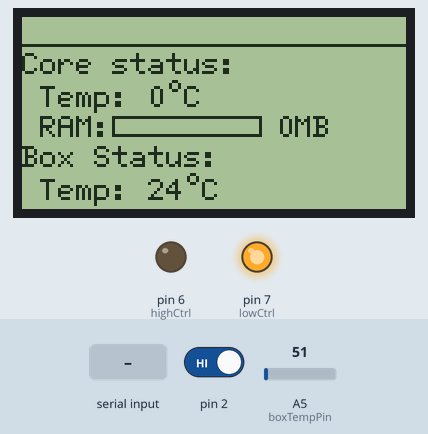
The sketch below on a simulated Arduino Uno, built with avr-gcc and run on an emulated ATmega328P. On the bench: 128×64 one-colour display, output pins drawn as LEDs (lit = HIGH). The inputs (shaded band) are chosen by the test bench; at power-on: pin 2 HIGH, A5 (boxTempPin) = 51. What the sketch prints to the serial monitor is not drawn.

Above: at 1.2 s.
1.3 s: pin 2 driven LOW
At 1.8 s:
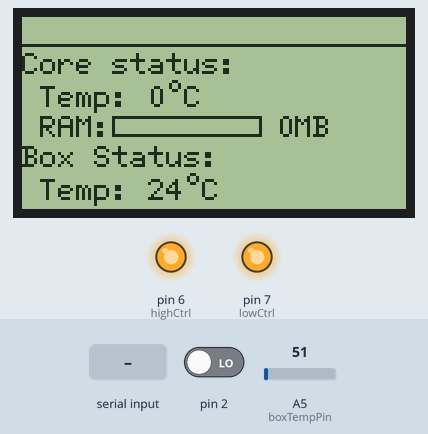
2.8 s: "90,45,200\n" received over Serial
At 3.8 s:
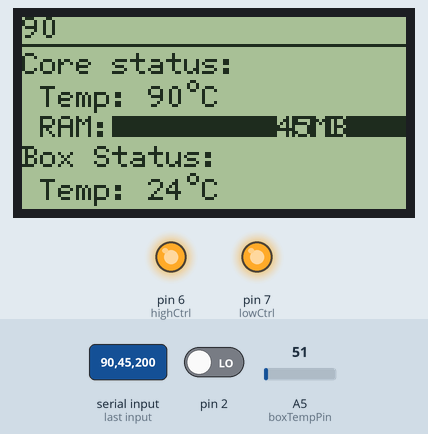
4.9 s: A5 (boxTempPin) set to 61
At 6.3 s:
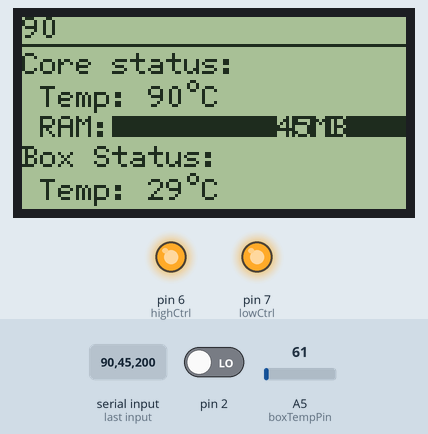
7.1 s: "," received over Serial
At 8.7 s:
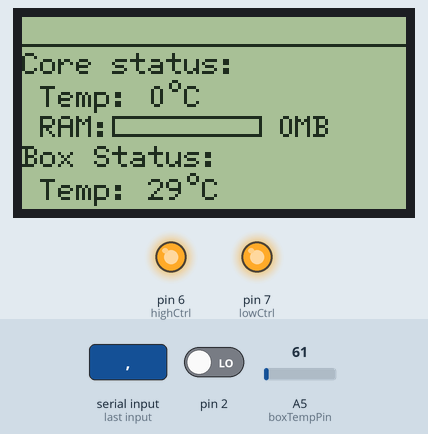
9.2 s: A5 (boxTempPin) set to 71
At 10.7 s:
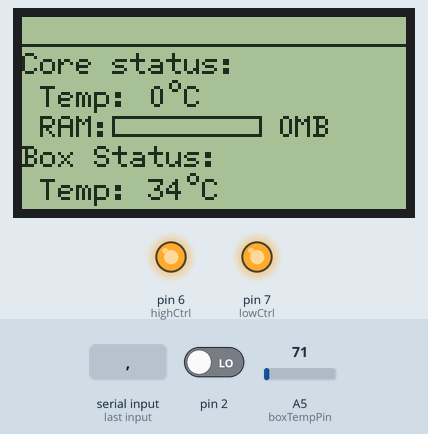
11.4 s: A5 (boxTempPin) set to 86
At 12.8 s:
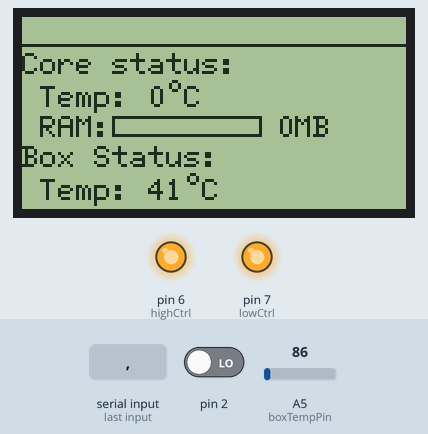
Timing chart, 0 to 14.4 s (numbered marks = the images above; inputs shaded):
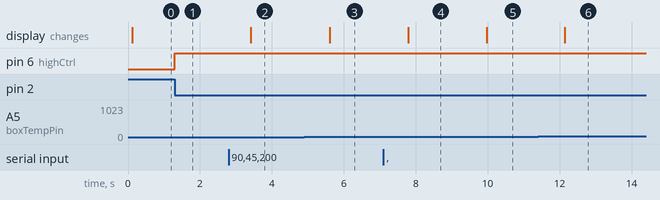

The sketch:

box.ino
```cpp
#include <Arduino.h>
#include <U8g2lib.h>

#ifdef U8X8_HAVE_HW_SPI
#include <SPI.h>
#endif
#ifdef U8X8_HAVE_HW_I2C
#include <Wire.h>
#endif

U8G2_ST7920_128X64_F_SW_SPI u8g2(U8G2_R0, /* clock=*/ 13, /* data=*/ 11, /* CS=*/ 10, /* reset=*/ 8);

const int boxTempPin = 5;//机箱温度计
const int lowCtrl = 7;//5V继电器
const int highCtrl = 6;//220V继电器
volatile int highState = LOW;//高压继电器状态
String comdata="";
String a="";
int CPUTemp=0;
int RAM_free=0;
int RAM_per=0;
String time0;

void setup(void) {
  Serial.begin(9600);//主机通讯
  Serial.print("hello!");
  u8g2.begin();
  u8g2.enableUTF8Print();
  pinMode(lowCtrl, OUTPUT);
  digitalWrite(lowCtrl, HIGH);
  pinMode(highCtrl, OUTPUT);
  //digitalWrite(highCtrl, HIGH);为了安全不开机接通
  attachInterrupt(0,highVol,FALLING);
}

void loop(void) {
    if (Serial.available()){
    while (Serial.available()) {
      comdata += char(Serial.read());
      delay(2);
    }
    int cuPos = 0;
    int laPos = 0;
    cuPos = comdata.indexOf(",");
    CPUTemp=(comdata.substring(0,cuPos)).toInt();
    laPos = cuPos+1;
    cuPos = comdata.indexOf(",",cuPos+1);
    RAM_free=(comdata.substring(laPos,cuPos)).toInt();
    laPos = cuPos+1;
    cuPos = comdata.indexOf(",",cuPos+1);
    RAM_per=(comdata.substring(laPos,cuPos)).toInt();
    laPos = cuPos+1;
    cuPos = comdata.indexOf(",",cuPos+1);
    time0=(comdata.substring(laPos,cuPos));
    comdata="";
    Serial.print("ok");
  }
  u8g2.setFontDirection(0);
  u8g2.clearBuffer();
  u8g2.setFont(u8g2_font_6x12_t_symbols);//7p
  u8g2.setCursor(0,7);
  u8g2.print(time0);
  u8g2.drawLine(0,9,128,9);
  u8g2.setFont(u8g2_font_6x12_t_symbols);  //8p
  u8g2.setCursor(0,19);
  u8g2.print("Core status: ");
  u8g2.setCursor(6,30);
  u8g2.print("Temp: ");
  u8g2.print(CPUTemp);
  u8g2.print("°C");
  u8g2.setCursor(6,40);
  u8g2.print("RAM: ");
  u8g2.drawFrame(30,33,50,7);
  u8g2.drawBox(30,33,RAM_per/2,7);
  u8g2.setCursor(85,40);
  u8g2.print( RAM_free);
  u8g2.print( "MB");
  u8g2.setCursor(0,50);
  u8g2.print( "Box Status:");
  u8g2.setCursor(6,61);
  int boxTemp = (125*analogRead(boxTempPin))>>8;
  u8g2.print("Temp: ");
  u8g2.print(boxTemp);
  u8g2.print("°C");
  u8g2.sendBuffer();
  delay(1000);
}

void highVol() {
  highState = ! highState;
  digitalWrite(highCtrl, highState);
}
```

Measured:
- after the input at 1.3 s, pin 6 (highCtrl): LOW → HIGH at once
- after the input at 2.8 s, the display: changes after 0.61 s (image 2)
- after the input at 4.9 s, the display: changes after 0.70 s (image 3)
- after the input at 7.1 s, the display: changes after 0.69 s (image 4)
- after the input at 9.2 s, the display: changes after 0.77 s (image 5)
- after the input at 11.4 s, the display: changes after 0.74 s (image 6)
